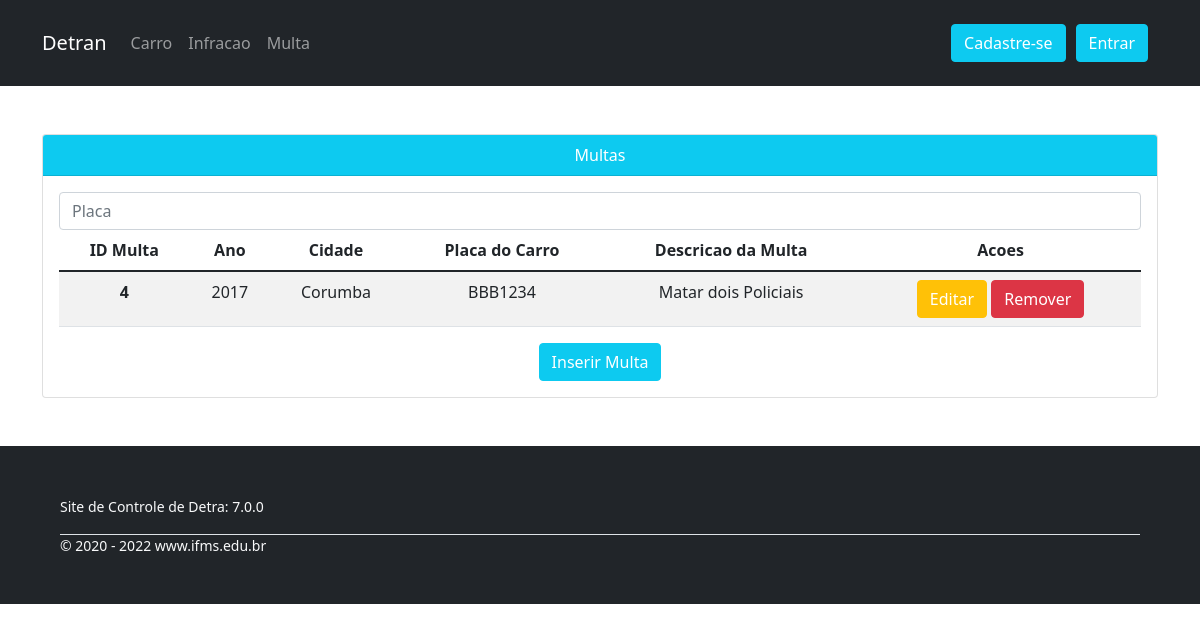
Page /multas/ on the earlier database version.
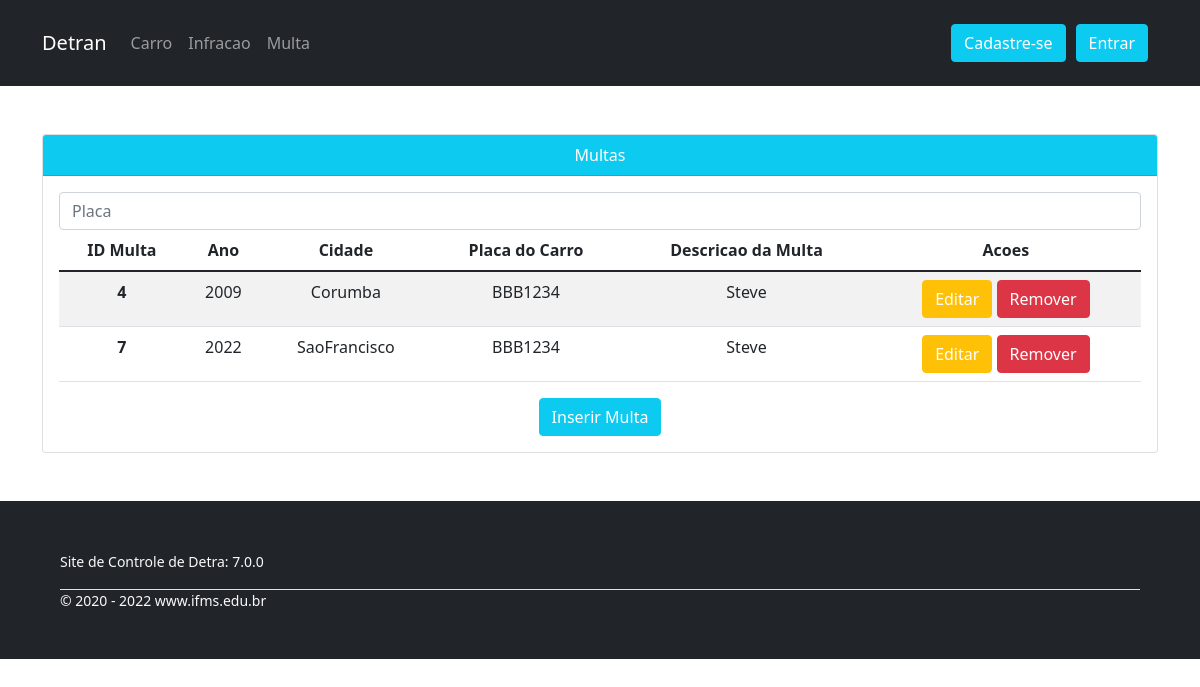
Same page on the later database version.
### tables this page shows
CREATE TABLE `tb_multa` (
  `idtb_multa` int(10) UNSIGNED NOT NULL,
  `ano` int(11) NOT NULL,
  `cidade` varchar(50) NOT NULL,
  `tb_carro_idtb_carro` int(10) UNSIGNED NOT NULL,
  `tb_infracao_idtb_infracao` int(10) UNSIGNED NOT NULL
);

CREATE TABLE `tb_carro` (
  `idtb_carro` int(10) UNSIGNED NOT NULL,
  `usuario_id` int(10) UNSIGNED NOT NULL,
  `nome` varchar(20) DEFAULT NULL,
  `placa` varchar(20) DEFAULT NULL,
  `postado_em` timestamp NOT NULL DEFAULT current_timestamp()
);

CREATE TABLE `tb_infracao` (
  `idtb_infracao` int(10) UNSIGNED NOT NULL,
  `descricao` varchar(200) NOT NULL,
  `pontos` int(11) NOT NULL,
  `valor` double NOT NULL
);

### app/Controllers/Multas.php (called while the page is built, shortened)
<?php
class Multas extends Controller
{
    private $multaServer;
    public function __construct()
    {
        $this->multaServer = $this->server('Multa');
    }
    public function index()
    {
        $dados = $this->multaServer->getAllMultas();
        $this->view('multas/index', $dados);
    }
}

### app/Libraries/Rota.php (called while the page is built, shortened)
<?php
    class Rota{
        private $metodo = 'index';
        public function __construct(){
            $url = $this->url();
            unset($url[0]);
            $this->controlador = new $this->controlador;
            $this->parametros = $url ? array_values($url) : [];
            call_user_func_array([$this->controlador, $this->metodo], $this->parametros);
        }
        private function url(){
            $url = filter_input(INPUT_GET, 'url', FILTER_SANITIZE_URL);
            if(isset($url)):
                $url = trim(rtrim($url, '/'));
                $url = explode('/', $url);
                return $url;
            endif;
        }
    }
?>

### app/Libraries/Database.php (called while the page is built, shortened)
<?php
    class Database{
        private $host = 'localhost';
        private $user = 'root';
        private $senha = '';
        private $base = 'detran';
        private $porta = '3306';
        private $dbh;
        private $stmt;
        public function __construct(){
            $dsn = "mysql:host=".$this->host.";port=".$this->porta.";dbname=".$this->base;
            $opcoes = [
                PDO::ATTR_PERSISTENT => true,
                PDO::ATTR_ERRMODE => PDO::ERRMODE_EXCEPTION
            ];
            try {
                $this->dbh = new PDO($dsn, $this->user, $this->senha, $opcoes);
            } catch (PDOException $e) {
                print "Error!: " . $e->getMessage() . "<br/>";
                die();
            }
        }
        public function query($sql){
            $this->stmt = $this->dbh->prepare($sql);
        }
        public function executar(){
            return $this->stmt->execute();
        }
        public function resultados(){
            $this->executar();
            return $this->stmt->fetchALL(PDO::FETCH_OBJ);
        }
    }
?>

### app/Servers/serverMulta.php (called while the page is built, shortened)
<?php
class serverMulta extends Controller
{
    private $db;
    public function __construct()
    {
        $this->db = new Database();
    }
    public function getAllMultas()
    {
        $this->db->query("SELECT tb_multa.idtb_multa,
                                tb_multa.ano,
                                tb_multa.cidade,
                                tb_carro.placa,
                                tb_infracao.descricao,
                                tb_carro.idtb_carro,
                                tb_infracao.idtb_infracao FROM `tb_multa`
                                INNER JOIN `tb_carro` ON tb_carro.idtb_carro = tb_multa.tb_carro_idtb_carro
                                INNER JOIN `tb_infracao` ON tb_infracao.idtb_infracao = tb_multa.tb_infracao_idtb_infracao;");
        return $this->db->resultados();
    }
}

### app/autoload.php (called while the page is built, shortened)
<?php
    spl_autoload_register(
        function($classe){
            $diretorios = [
                'Libraries',
                'Helpers',
                'Models'
            ];
            foreach ($diretorios as $diretorio):
                $arquivo = __DIR__.DIRECTORY_SEPARATOR.$diretorio.DIRECTORY_SEPARATOR.$classe.'.php';
            endforeach;
        }
    );
?>

### app/Views/multas/index.php (the view, shortened to what this page needs)
<div class="container py-5 text-center">
    <div class="card">
        <div class="card-header bg-info text-white">
            Multas
        </div>
        <div class="card-body">
            <form action="<?= URL ?>/multas/search" class="form-inline my-2 my-md-0" method="POST">
                <input name="placa" class="form-control" placeholder="Placa">
            </form>
            <table class="table table-striped">
                <thead>
                    <tr>
                        <th scope="col">ID Multa</th>
                        <th scope="col">Ano</th>
                        <th scope="col">Cidade</th>
                        <th scope="col">Placa do Carro</th>
                        <th scope="col">Descricao da Multa</th>
                        <th scope="col">Acoes</th>
                    </tr>
                </thead>
                <tbody>
                    <?php foreach ($dados as $multa) : ?>
                        <tr>
                            <th scope="row"><?= $multa->idtb_multa ?></th>
                            <td><?= $multa->ano ?></td>
                            <td><?= $multa->cidade ?></td>
                            <td><?= $multa->placa ?></td>
                            <td><?= $multa->descricao ?></td>
                            <td>
                                <a class="btn btn-warning text-white" href="<?= URL ?>/multas/edit/<?= $multa->idtb_multa ?>">Editar</a>
                                <a class="btn btn-danger" href="<?= URL ?>/multas/remove/<?= $multa->idtb_multa ?>">Remover</a>
                            </td>
                        </tr>
                    <?php endforeach ?>
                </tbody>
            </table>
            <a class="btn btn-info text-white btn-block" href="<?= URL ?>/multas/insert">Inserir Multa</a>
        </div>
    </div>
</div>

Differences in the rows shown:
changed tb_multa "Corumba": ano "2017" → "2009"; tb_infracao.descricao "Matar dois Policiais" → "Steve"
added tb_multa: idtb_multa "7", ano "2022", cidade "SaoFrancisco", tb_carro.placa "BBB1234", tb_infracao.descricao "Steve"
